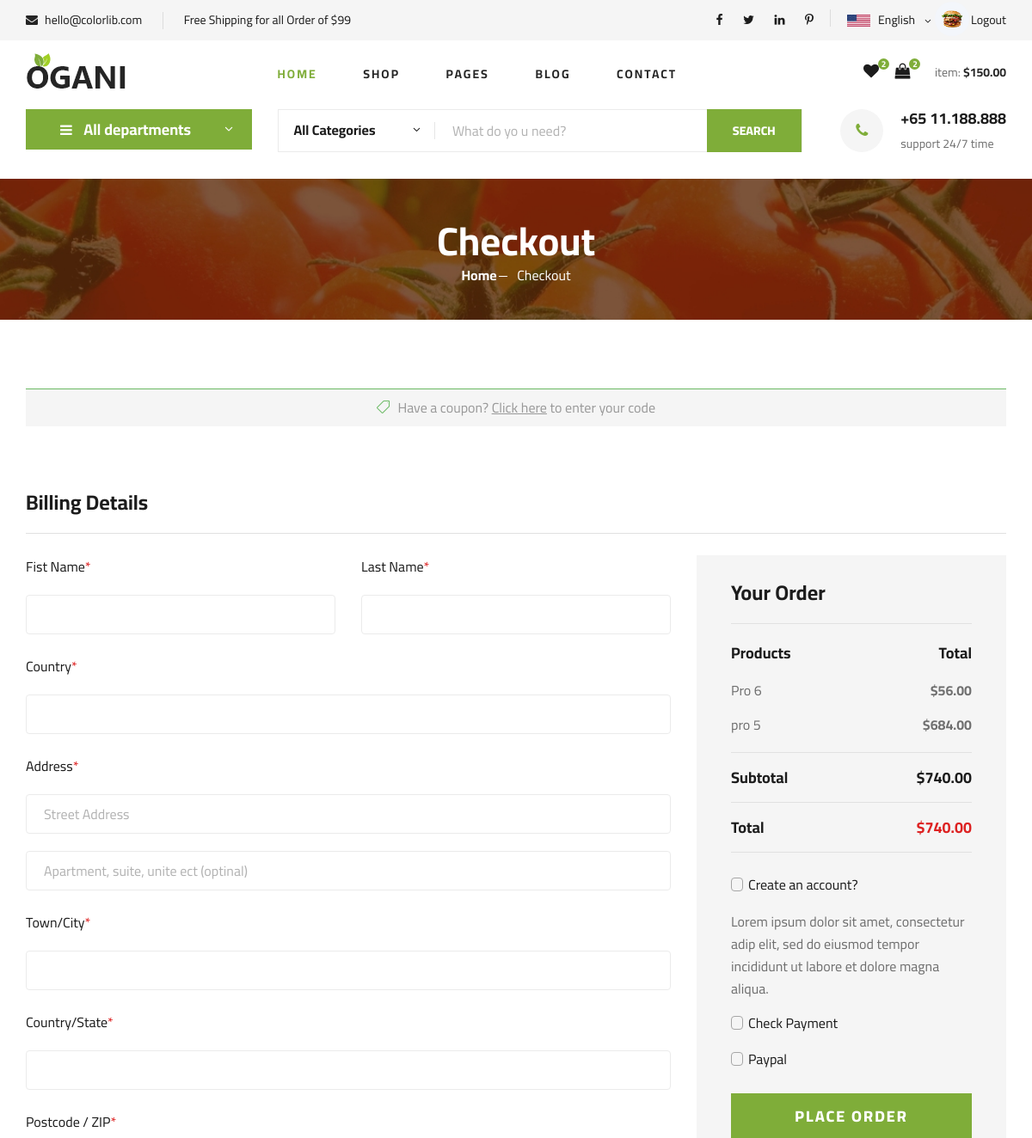
Before: /checkout (signed in, upper part) with the older database file.
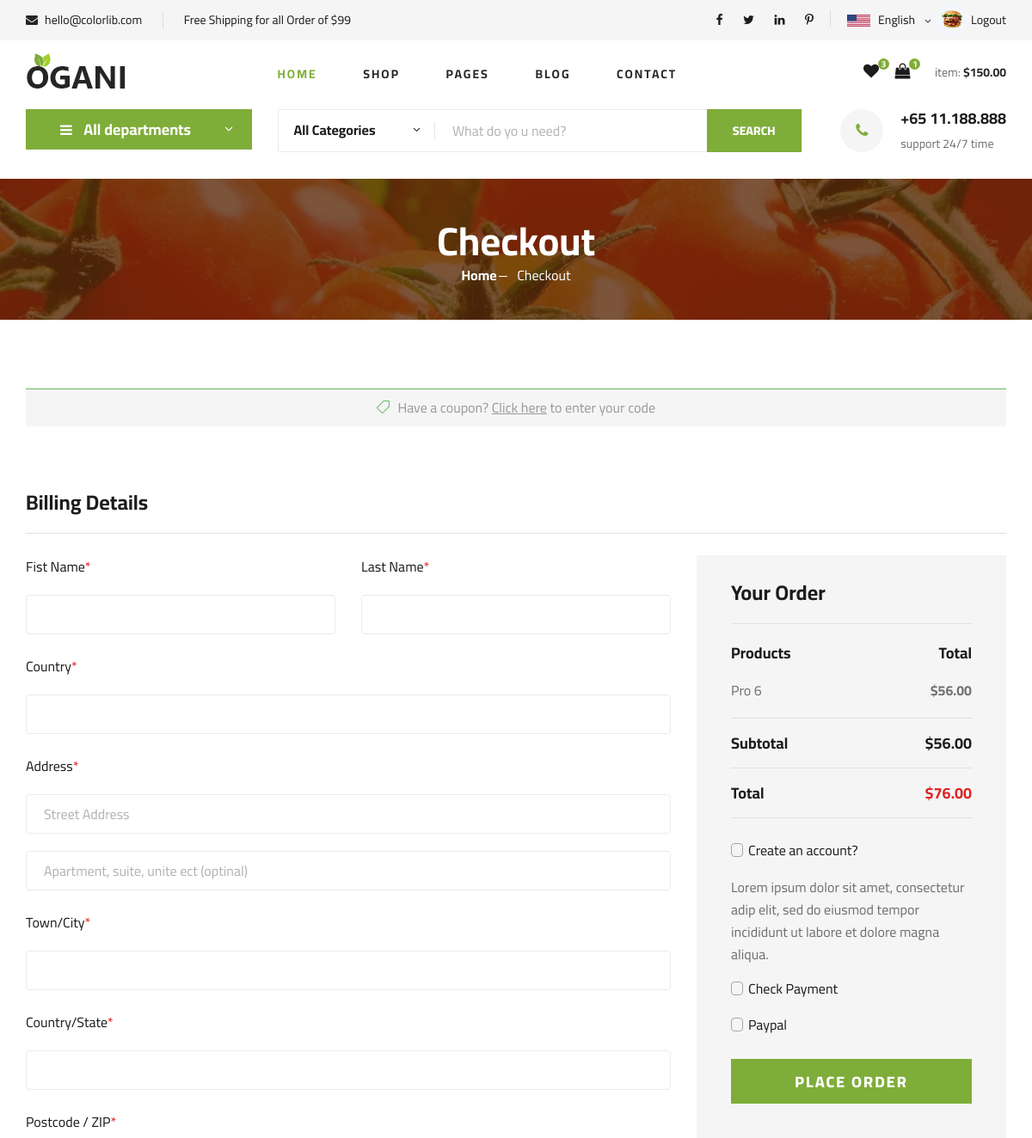
After: the same page with the newer database file.
### myapp/models.py (models this page shows, shortened)
class Cart(models.Model):
    user = models.ForeignKey(user, on_delete=models.CASCADE, related_name='cart_items')
    product = models.ForeignKey(product, on_delete=models.CASCADE, related_name='cart_items')
    quantity = models.PositiveIntegerField(default=1)
    total_price = models.DecimalField(max_digits=10, decimal_places=2)
    added_at = models.DateTimeField(auto_now_add=True)

class product(models.Model):
    name=models.CharField(max_length=100)
    price=models.IntegerField()
    image=models.ImageField(upload_to="image")
    category=models.ForeignKey(category,on_delete=models.CASCADE,blank=True,null=True)

### myapp/views.py (the view)
# urls.py: path('checkout', views.checkout, name='checkout'),
def checkout(request):
    cid=category.objects.all().order_by("-id")
    uid=user.objects.get(name=request.session['name'])
    wid_count=wishlist.objects.filter(user=uid).count()
    cid_count=Cart.objects.filter(user=uid).count()
    cart_items = Cart.objects.filter(user=uid).select_related('product')
    subtotal = sum(item.total_price for item in cart_items)
    shipping = 0 if subtotal > 99 else 20
    total = subtotal + shipping
    contaxt={
            "cid":cid,
            "uid":uid,
            "wid_count": wid_count,
            "cid_count": cid_count,
            "cart_items": cart_items,
            "subtotal": subtotal,
            "shipping": shipping,
            "total": total,
        }
    return render(request, 'checkout.html', contaxt)

### myapp/templates/checkout.html (shortened to what the changed rows need)
{% load static %}
<!DOCTYPE html>
<html lang="zxx">
<head>
    <link rel="stylesheet" href="{% static 'css/bootstrap.min.css' %}" type="text/css">
    <link rel="stylesheet" href="{% static 'css/font-awesome.min.css' %}" type="text/css">
    <link rel="stylesheet" href="{% static 'css/elegant-icons.css' %}" type="text/css">
    <link rel="stylesheet" href="{% static 'css/nice-select.css' %}" type="text/css">
    <link rel="stylesheet" href="{% static 'css/jquery-ui.min.css' %}" type="text/css">
    <link rel="stylesheet" href="{% static 'css/owl.carousel.min.css' %}" type="text/css">
    <link rel="stylesheet" href="{% static 'css/slicknav.min.css' %}" type="text/css">
    <link rel="stylesheet" href="{% static 'css/style.css' %}" type="text/css">
</head>
<body>
    <header class="header">
        <div class="container">
            <div class="row">
                <div class="col-lg-3">
                    <div class="header__cart">
                <ul>
                    <li><a href="{% url 'wishlists'%}"><i class="fa fa-heart"></i> <span>{{wid_count}}</span></a></li>
                    <li><a href="{% url 'shoping_cart' %}"><i class="fa fa-shopping-bag"></i> <span>{{cid_count}}</span></a></li>
                </ul>
                    </div>
                </div>
            </div>
        </div>
    </header>
    <section class="breadcrumb-section set-bg" data-setbg="{% static 'img/breadcrumb.jpg' %}">
        <div class="container">
            <div class="row">
                <div class="col-lg-12 text-center">
                    <div class="breadcrumb__text">
                        <h2>Checkout</h2>
                    </div>
                </div>
            </div>
        </div>
    </section>
    <section class="checkout spad">
        <div class="container">
            <div class="checkout__form">
                <form action="#">
                    <div class="row">
                        <div class="col-lg-4 col-md-6">
                            <div class="checkout__order">
                                <ul>
                                    {% for item in cart_items %}
                                    <li>{{ item.product.name }} <span>${{ item.total_price }}</span></li>
                                    {% endfor %}
                                </ul>
                                <div class="checkout__order__subtotal">Subtotal <span>${{ subtotal}}</span></div>
                                <div class="checkout__order__total">Total <span>${{ total }}</span></div>
                            </div>
                        </div>
                    </div>
                </form>
            </div>
        </div>
    </section>
</body>
</html>

Changed rows visible on the page:
removed Cart: product.name "pro 5", total_price "684.00"
Other visible differences:
{{ wid_count }}: "2" → "3"
{{ cid_count }}: "2" → "1"
{{ subtotal }}: "740.00" → "56.00"
{{ total }}: "740.00" → "76.00"
